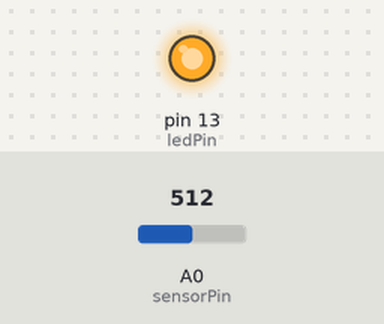
Bench run of a sketch on a simulated Arduino Uno, built with avr-gcc and run on an emulated ATmega328P. Parts: output pins drawn as LEDs (lit = HIGH). The test bench sets the inputs (shaded band); at power-on: A0 (sensorPin) = 512. What the sketch prints to the serial monitor is not drawn.

Above: at 0.1 s.
Timing chart, 0 to 1.6 s (numbered marks = the images above):
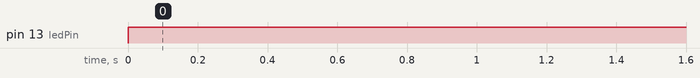

Measured:
- by itself, pin 13 (ledPin): LOW → HIGH at 0.00 s

The sketch:

XFX_RMC1-v1.ino
```cpp
//****** XF-X RMC-1 Testing ******//


int sensorPin = A0;    // select the input pin for the potentiometer
int ledPin = 13;      // select the pin for the LED : Teensy 3.1 has an LED connected on pin 13
int sensorValue = 0;  // variable to store the value coming from the sensor


void setup()
{
  Serial.begin(57600);
  pinMode(13, OUTPUT);  // Onboard LED
}

int val;

void loop()
{
  analogWrite(13, 255);
  val = analogRead(0);
  Serial.print("analog 0 is: ");
  Serial.println(val);
  delay(250);
}
```

XFX_RMC1-v2.c.sublime.c
```cpp
//****** XF-X RMC-1 v 1.0 ******//
int ver = 7;

// Bounce library import
#include <Bounce.h>


int inputpin = 0;
const int numReadings = 3;
int midichannel = 0; // Analog input midi channels

int sensorPin = A0;    // select the input pin for the potentiometer
int ledPin = 13;      // select the pin for the LED : Teensy 3.1 has an LED connected on pin 13
int sensorValue = 0;  // variable to store the value coming from the sensor


void setup()
  {
      // Teensy onboard led
      pinMode(ledPin, OUTPUT);

      Serial.begin(57600);
      Serial.print("XF-X Firmware v1.0");
      Serial.println(ver);

    }


void loop() // Main operation loop
  {


}
```
